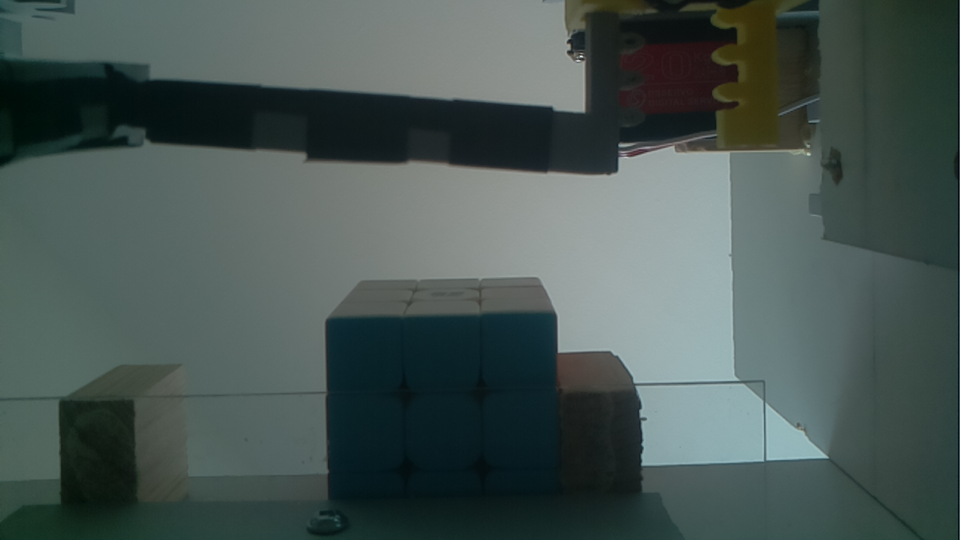
#> input picture TestScans/Open Blue - 40mm.jpg, 1920 x 1080 px (shown at 1/2 size)
$ python -i IPcolor.py   (imports and definitions only)
#> lines starting #> are read from the running program, lines starting #| are printed output that depends on the picture; after the words box and inside, x2 and y2 are one past the last pixel; in counts of white or black regions, pixels touching at a corner belong together
import cv2;
import math;
import numpy;

#name: the name of the image to read, probably something like "stress.jpg"
#returns a list of all of the colors, from top to bottom, left to right
#import at the top of your file using "from IPcolor import *;"
def cColor(name):
#> called with name = 'TestScans/Open Blue - 40mm.jpg'
	filename = name;
	img = cv2.imread(filename);
#> img is the input picture: shape (1080, 1920, 3); mean B, G, R 83.4, 86.5, 72.3

	img = cv2.resize(img, None, fx = 1/8, fy = 1/8, interpolation = cv2.INTER_NEAREST);
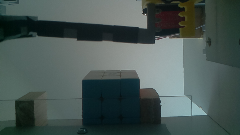
#> img: shape (135, 240, 3); mean B, G, R 83.6, 86.6, 72.5
	gray = cv2.cvtColor(img, cv2.COLOR_BGR2GRAY);
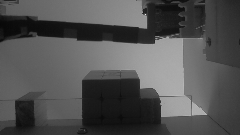
#> gray: shape (135, 240); min 7, max 238, mean 82.1
	gray = cv2.Canny(gray, 30, 200);
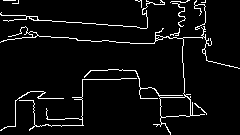
#> gray: shape (135, 240); 5.1% white in thin lines or dots
	gray = cv2.dilate(gray, None, iterations = 2);
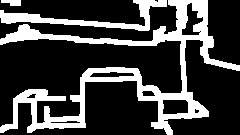
#> gray: shape (135, 240); 24.7% white; 3 white regions
	contours, hierarchy = cv2.findContours(gray, cv2.RETR_EXTERNAL, cv2.CHAIN_APPROX_NONE);
#> contours = 3 contours; box (x1, y1, x2, y2) and area: (0, 0, 240, 135) 6740, (0, 0, 167, 31) 1110, (1, 0, 21, 6) 68
	c = max(contours, key = cv2.contourArea);
#> c = contour of 1576 points, box (x1, y1, x2, y2) (0, 0, 240, 135), area 6740

	colors = [];

	#Begin code based on Miki's answer to the question "How to crop away convexity defects?" at https://stackoverflow.com/a/35252058, available under CC-BY-SA 3.0 (https://creativecommons.org/licenses/by-sa/3.0/legalcode)
	defects = cv2.convexityDefects(c, cv2.convexHull(c, returnPoints = 0));
#> defects = [[0, 213, 82, 9644], [213, 217, 214, 186], [217, 234, 224, 1036], [234, 241, 238, 480], [242, 876, 469, 46592], [876, 1208, 1117, 13728], [1213, 1275, 1231, 4350], [1275, 1436, 1360, 15756], [1441, 1537, 1472, 6215]]
	while 1:
		defectsIdx = [];
		for i in range(defects.shape[0]):
			depth = defects[i][0][3] / 256;
			if depth > 2:
				defectsIdx.append(defects[i][0][2]);
		if len(defectsIdx) < 2:
			break;
		minDist = math.inf;
		startIdx = 0;
		endIdx = 0;
		for i in range(len(defectsIdx)):
			for j in range(i+1, len(defectsIdx)):
				dist = pow(c[defectsIdx[i]][0][0] - c[defectsIdx[j]][0][0], 2) + pow(c[defectsIdx[i]][0][1] - c[defectsIdx[j]][0][1], 2);
				if minDist > dist:
					minDist = dist;
					startIdx = defectsIdx[i];
					endIdx = defectsIdx[j];
		if startIdx <= endIdx:
			len1 = endIdx - startIdx;
			len2 = len(c) - endIdx + startIdx;
			if len2 < len1:
				temp = startIdx;
				startIdx = endIdx;
				endIdx = temp;
		else:
			len1 = startIdx - endIdx;
			len2 = len(c) - startIdx + endIdx;
			if len1 < len2:
				temp = startIdx;
				startIdx = endIdx;
				endIdx = temp;
		if startIdx <= endIdx:
			c = numpy.concatenate((c[:startIdx], c[endIdx:]));
		else:
			c = c[endIdx:startIdx];
		defects = cv2.convexityDefects(c, cv2.convexHull(c, returnPoints = 0));
#> this loop made 9 passes
#> len2 on passes 1 to 9: 1464, 1426, 555, 44, 231, 535, 487, 184, 149
#> after the loop, c = contour of 154 points, box (x1, y1, x2, y2) (13, 89, 66, 124), area 497
	#End code based on Miki's answer to the question "How to crop away convexity defects?" at https://stackoverflow.com/a/35252058, available under CC-BY-SA 3.0 (https://creativecommons.org/licenses/by-sa/3.0/legalcode)

	#Begin code based on DomTomCat's answer to the question "White balance algorithm [closed]" at https://stackoverflow.com/a/37854585, available under CC-BY-SA 3.0 (https://creativecommons.org/licenses/by-sa/3.0/legalcode)
	for i in range(3):
		channel = img[..., i];
		mi, ma = numpy.percentile(img[..., i], 0.05), numpy.percentile(channel, 100.0 - 0.05);
		img[..., i] = numpy.uint8(numpy.clip((channel - mi) * 255.0/(ma-mi), 0, 255));
	#End code based on DomTomCat's answer to the question "White balance algorithm [closed]" at https://stackoverflow.com/a/37854585, available under CC-BY-SA 3.0 (https://creativecommons.org/licenses/by-sa/3.0/legalcode)

	minx, miny, maxx, maxy = cv2.boundingRect(c);
	maxx += minx;
	maxy += miny;
	for y in range(7):
		for x in range(7):
			bgr = img[miny+int(6*(maxy-miny)/49*(y+1)+(maxy-miny)/98), minx+int(6*(maxx-minx)/49*(x+1)+(maxx-minx)/98)]; #y, x
			hsv = cv2.cvtColor(numpy.uint8([[bgr]]), cv2.COLOR_BGR2HSV)[0][0];
			if 20 < hsv[2] < 255:
				if hsv[1] > 51:
					if 130 < hsv[0] <= 175:
						#print("red", end=" ");
						colors.append("red");
					elif hsv[0] <= 25 or hsv[0] > 175:
						#print("orange", end=" ");
						colors.append("orange");
					elif 25 < hsv[0] <= 35 or (35 < hsv[0] <= 45 and hsv[1] < 204):
						#print("yellow", end=" ");
						colors.append("yellow");
					elif 45 < hsv[0] <= 80 or (35 < hsv[0] <= 45 and hsv[1] >= 204):
						#print("green", end=" ");
						colors.append("green");
					elif 80 < hsv[0] <= 130:
						#print("blue", end=" ");
						colors.append("blue");
				else:
					#print("white", end=" ");
					colors.append("white");
        	#debug
			cv2.circle(img, (minx+int(6*(maxx-minx)/49*(x+1)+(maxx-minx)/98), miny+int(6*(maxy-miny)/49*(y+1)+(maxy-miny)/98)), 0, (0, 0, 255), 3);
		#print("");

	img = cv2.resize(img, None, fx = 1.5, fy = 1.5, interpolation = cv2.INTER_NEAREST);
	#cv2.imshow('image', img);
	#cv2.imwrite("test.png", img);
	#cv2.waitKey();

	return [colors];

#> (the run stopped early here; a loop or call above may not have finished)
